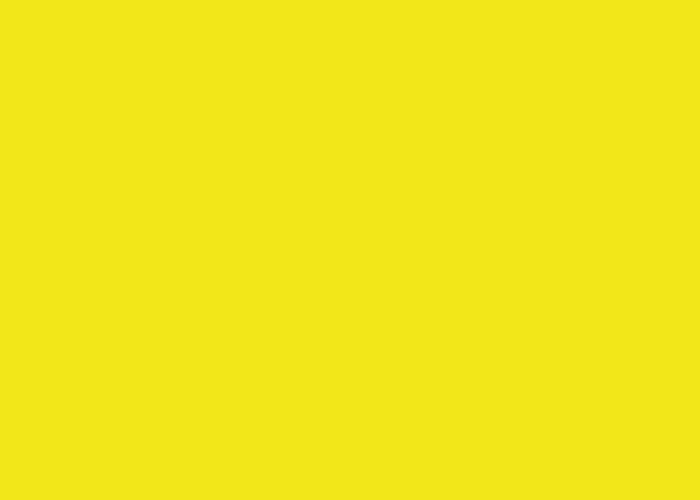
Frame 1 (no input)
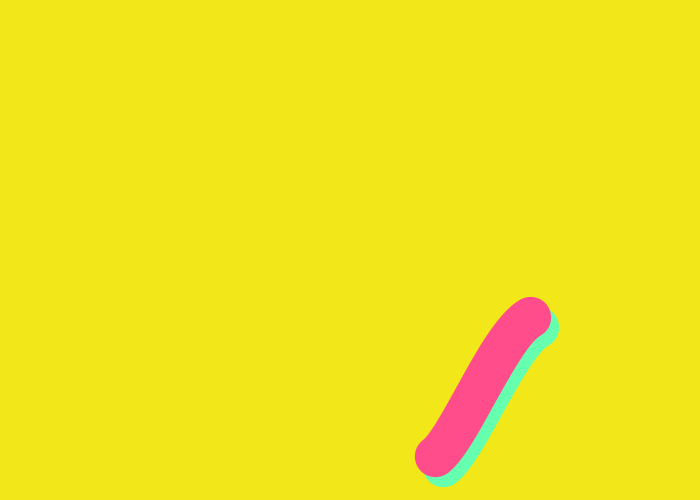
Frame 60 (the mouse pressed at the canvas centre just before this capture)
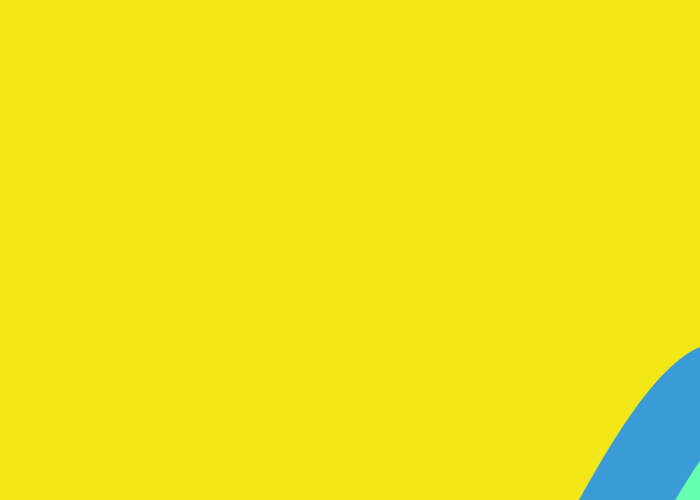
Frame 120 (the mouse held since frame 60 and released just before this capture)

The Processing sketch that drew these frames (run headless with seeded random() and noise(); from frame 60 on, the mouse is pressed at the canvas centre):

// Processing sketch: processing_112637
// ── processing_112637.pde

//Variables
int n=0;
float[] rate_jbgde = new float[1000];//rate de escala
float[] rate_threshold = new float[1000];
float[] angulo = new float[1000];
int[] cualjb = new int[1000];
color fondo1 = color(220, 243, 235, 255);
color fondo2 = color(random(100, 255), random(200, 255), random(200, 255));
color jbgde1_1[] = new color[1000];
color jbgde1_2[] = new color[1000];
color jbgde2_1[] = new color[1000];
color jbgde2_2[] = new color[1000];
void setup() {
  size(700, 500);
  background(220, 243, 235);
  
  fondo1=int(random(fondo2));
  rate_jbgde[n]=0;
  rate_threshold[n]=random(1,2);
  jbgde1_1[n] = color (255, 95+random(-50, 50), 197+random(-150, 50));
  jbgde1_2[n] = color (33+random(-5, 50), 187+random(-50, 5), 215);
  jbgde2_1[n] = color (255, 208+random(-150, 50), 40+random(-5, 150));
  jbgde2_2[n] = color (255, 193, 104);
  angulo[n] = random(0, 2*PI);
  cualjb[n] = round(random(0, 1));
  n++;
}
void draw() {
  //Fondo inicial
  noStroke();
  fill(fondo1);
  rect(0, 0, 700, 500);
  //Fondo random
  /*if (mousePressed==true) { // if mouse Pressed,all rectangles will be erase.
   fondo1=int(random(fondo2));
   }*/
  for (int i=0;i<n;i++) {
    pushMatrix();
    translate(width/2, height/2);// Translada al medio
    rotate(angulo[i]); //rotar angulo
    scale(rate_jbgde[i]);//agranda a escala por porcentaje: (1.0 = 100%)
    //if (cualjb[i]==0) {
      if (mouseX < 250) { //Si mouse posición X mayor a 250
        //jellybean grande sombra simple
        noFill();
        strokeWeight(70);
        stroke(101, 255, 175);
        bezier(330, 100, 280, 135, 230, 315, 192, 350);
        //jellybean grande
        stroke(jbgde1_1[i]);
        bezier(330-15, 100-15, 280-15, 135-15, 230-15, 315-15, 192-15, 350-15);
      }
      else {
        //jellybean grande sombra simple
        noFill();
        strokeWeight(70);
        stroke(101, 255, 175);
        bezier(330, 100, 280, 135, 230, 315, 192, 350);
        //jellybean grande
        stroke(jbgde1_2[i]);
        bezier(330-15, 100-15, 280-15, 135-15, 230-15, 315-15, 192-15, 350-15);
      }
      
    //} 
    /*else {
     if (mouseX < 250) { //Si mouse posición X mayor a 250
     //jellybean grande sombra simple
     noFill();
     strokeWeight(50);
     stroke(101, 255, 175);
     bezier(450, 220, 500, 270, 515, 370, 460, 420);
     //jellybean grande
     stroke(jbgde2_1[i]);
     bezier(450-15, 220+15, 500-15, 270+15, 515-15, 370+15, 460-35, 420+15);
     }
     else {
     //jellybean grande sombra simple
     noFill();
     strokeWeight(50);
     stroke(101, 255, 175);
     bezier(450, 220, 500, 270, 515, 370, 460, 420);
     //jellybean grande
     stroke(jbgde2_2[i]);
     bezier(450-15, 220+15, 500-15, 270+15, 515-15, 370+15, 460-35, 420+15);
     }*/

    popMatrix();
    
    rate_jbgde[i]+=0.01;// Agrandar en > escala
    if(i==n-1 && rate_jbgde[i] > rate_threshold[i] && i < 999) {
    
      fondo1=int(random(fondo2));
      rate_jbgde[n]=0;
      rate_threshold[n]=random(0,1.5);
      jbgde1_1[n] = color (255, 95+random(-50, 50), 197+random(-150, 50));
      jbgde1_2[n] = color (33+random(-5, 50), 187+random(-50, 5), 215);
      jbgde2_1[n] = color (255, 208+random(-150, 50), 40+random(-5, 150));
      jbgde2_2[n] = color (255, 193, 104);
      angulo[n] = random(0, 2*PI);
      //cualjb[n] = round(random(0, 1));
      n++;
      
    }
    
    if (rate_jbgde[i] > 2) {// rate = 0
      rate_jbgde[i] = 0;
    }
    
  }
}

void keyPressed() {
  if (key == ' ') {
    save("Yelibin - "+day()+"."+month()+"."+year()+"_"+hour()+"."+minute()+"."+second()+".jpeg");
  }
}
/*void mouseClicked() {
 fondo1=int(random(fondo2));
 rate_jbgde[n]=0;
 jbgde1_1[n] = color (255, 95+random(-50, 50), 197+random(-150, 50));
 jbgde1_2[n] = color (33+random(-5, 50), 187+random(-50, 5), 215);
 jbgde2_1[n] = color (255, 208+random(-150, 50), 40+random(-5, 150));
 jbgde2_2[n] = color (255, 193, 104);
 angulo[n] = random(0, 2*PI);
 cualjb[n] = round(random(0, 1));
 n++;
 }*/
